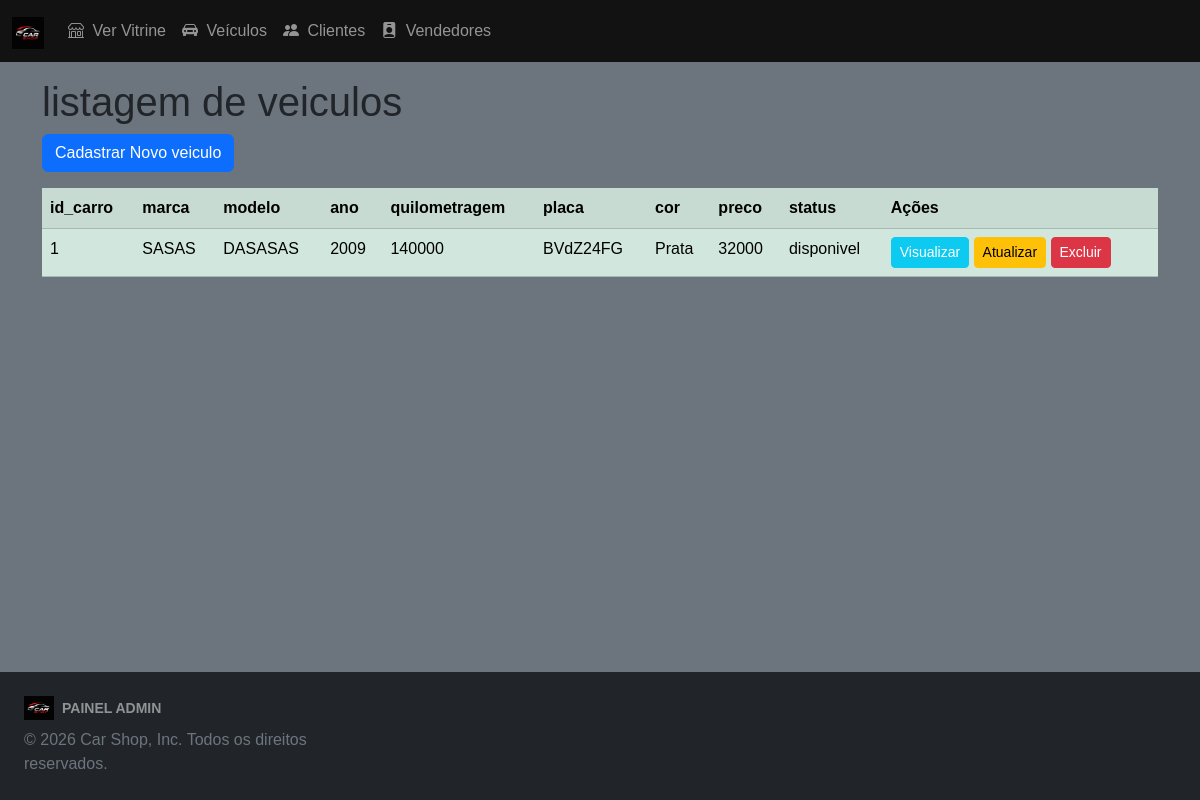
Page /veiculos-listagem.php on the earlier database version.
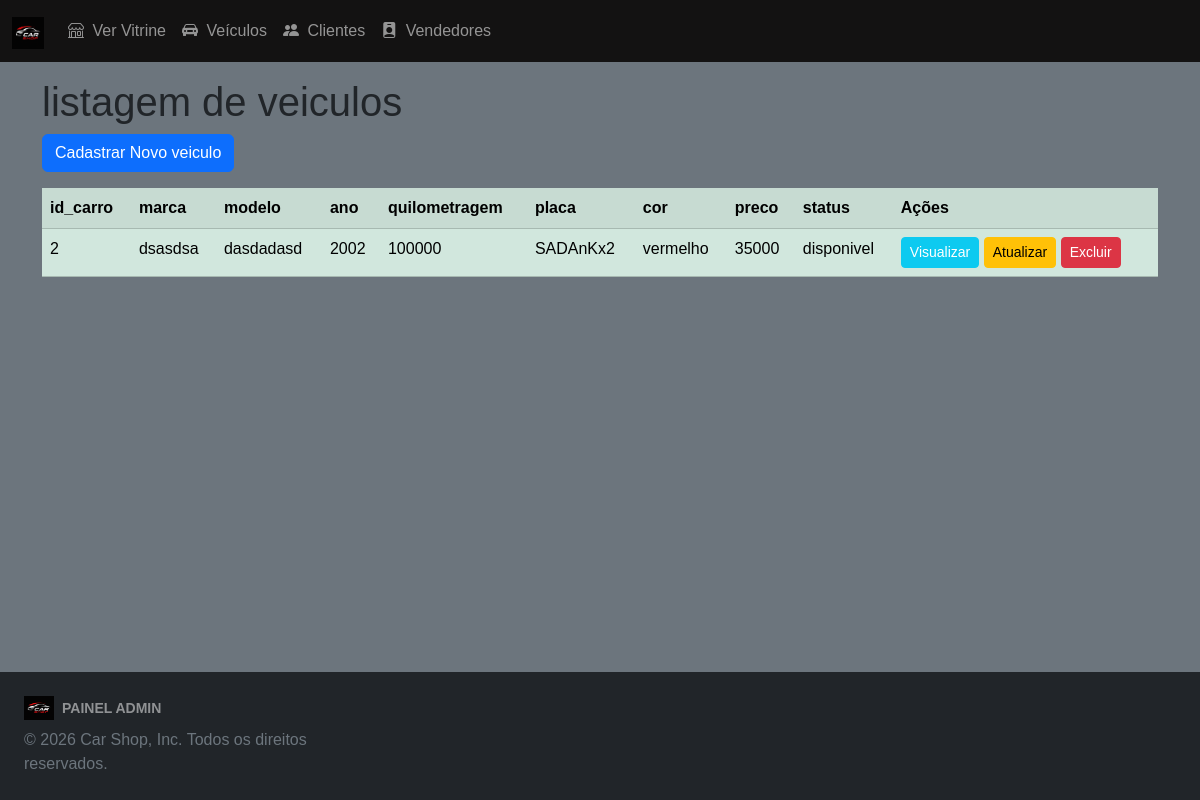
Same page on the later database version.
### tables this page shows
CREATE TABLE `tb_carro` (
  `id_carro` int(11) NOT NULL AUTO_INCREMENT,
  `placa` varchar(10) NOT NULL,
  `modelo` varchar(100) NOT NULL,
  `marca` varchar(100) NOT NULL,
  `ano` int(11) NOT NULL,
  `cor` varchar(30) NOT NULL,
  `quilometragem` decimal(10,0) NOT NULL,
  `foto` varchar(1000) NOT NULL,
  `preco` decimal(10,0) NOT NULL,
  `status` varchar(30) NOT NULL DEFAULT 'disponivel',
  PRIMARY KEY (`id_carro`)
);

### veiculos-listagem.php (the view, shortened to what this page needs)
<?php
include "include/inc-cabecalho.php";
include "include/inc-menu-administrador.php";
?>
<body class="d-flex flex-column min-vh-100 bg-secondary">
    <main class="container pt-3 mb-2">
        <h1>listagem de veiculos</h1>
        <div class="row">
         <div class="col">
            <a href="veiculos-cadastrar.php" class="btn btn-primary mb-3">Cadastrar Novo veiculo</a>
         </div>
        </div>
        <div class="row">
        <div class="col">
        <table class="table table-success table-striped">
            <tr>
            <th>id_carro</th>
            <th>marca</th>
            <th>modelo</th>
            <th>ano</th>
            <th>quilometragem</th>
            <th>placa</th>
            <th>cor</th>
            <th>preco</th>
            <th>status</th>
            <th scope="col">Ações</th>
            </tr>
            <?php
            include "inc-conexao.php";
            $sql = "select * from tb_carro order by id_carro, marca, modelo, ano, quilometragem, placa, foto, cor, preco, status";
            $resultado = mysqli_query($conexao, $sql);
            while($linha_resultado = mysqli_fetch_assoc($resultado)){
                echo "<tr>";
                echo "<td> {$linha_resultado['id_carro']} </td>";
                echo "<td> {$linha_resultado['marca']} </td>";
                echo "<td> {$linha_resultado['modelo']} </td>";
                echo "<td> {$linha_resultado['ano']} </td>";
                echo "<td> {$linha_resultado['quilometragem']} </td>";
                echo "<td> {$linha_resultado['placa']} </td>";
                echo "<td> {$linha_resultado['cor']} </td>";
                echo "<td> {$linha_resultado['preco']} </td>";
                echo "<td> {$linha_resultado['status']} </td>";
                echo "<td>";
                echo " <a href='veiculos-visualizar.php?id_carro={$linha_resultado['id_carro']}' class='btn btn-sm btn-info text-white'>Visualizar</a> ";
                echo " <a href='veiculos-atualizar.php?id_carro={$linha_resultado['id_carro']}' class='btn btn-sm btn-warning'>Atualizar</a> ";
                echo " <a href='veiculos-excluir.php?id_carro={$linha_resultado['id_carro']}' class='btn btn-sm btn-danger'>Excluir</a> ";
                echo "</td>";
                echo "</tr>";
            }
            ?>
                </table>
            </div>
        </div>
    </main>
    <?php include "include/inc-footer-administrador.php"?>
</body>

### include/inc-cabecalho.php (shortened to what this page needs)
<!DOCTYPE html>
<html lang="pt-br">
<head>
  <link href="https://cdn.jsdelivr.net/npm/bootstrap@5.3.8/dist/css/bootstrap.min.css" rel="stylesheet">
  <link rel="stylesheet" href="https://cdn.jsdelivr.net/npm/bootstrap-icons@1.11.3/font/bootstrap-icons.min.css">
  <link rel="stylesheet" href="/css/style.css">
</head>

### include/inc-menu-administrador.php (shortened to what this page needs)
<nav class="navbar navbar-expand-lg navbar-dark" style="background-color: #131212;">
    <div class="container-fluid">
        <a class="navbar-brand" href="/PI-Car-Shop/index.php">
            <img src="/img/img/logo.png" width="32" height="32" class="d-inline-block align-text-top" alt="Logo">
        </a>
        <div class="collapse navbar-collapse" id="navbarNavAltMarkup">
            <div class="navbar-nav me-auto">
                <a class="nav-link" href="index.php">
                    <i class="bi bi-shop me-1"></i> Ver Vitrine
                </a>
                <a class="nav-link" href="veiculos-listagem.php">
                    <i class="bi bi-car-front-fill me-1"></i> Veículos
                </a>
                <a class="nav-link" href="cliente-listagem.php">
                    <i class="bi bi-people-fill me-1"></i> Clientes
                </a>
                <a class="nav-link" href="vendedor-listagem.php">
                    <i class="bi bi-person-badge-fill me-1"></i> Vendedores
                </a>
            </div>
        </div>
    </div>
</nav>

### include/inc-footer-administrador.php
<footer class="bg-dark text-light py-4 mt-auto border-top border-secondary">
  <div class="container-fluid px-4">
    <div class="row g-4 align-items-center">
      <div class="col-12 col-md-4 text-center text-md-start">
        <div class="d-flex align-items-center justify-content-center justify-content-md-start mb-2">
          <img src="/img/img/logo.png" alt="Logo" width="30" height="24" class="me-2">
          <span class="fw-bold tracking-wider text-uppercase small text-white-50">Painel Admin</span>
        </div>
        <p class="mb-0 text-secondary tiny">&copy; 2026 Car Shop, Inc. Todos os direitos reservados.</p>
      </div>
    </div>
  </div>
</footer>

### css/style.css (style rules this page uses)
body { font-family: 'Montserrat', sans-serif; }

Differences in the rows shown:
removed tb_carro: id_carro "1", marca "SASAS", modelo "DASASAS", ano "2009", quilometragem "140000", placa "BVdZ24FG", cor "Prata", preco "32000", status "disponivel"
added tb_carro: id_carro "2", marca "dsasdsa", modelo "dasdadasd", ano "2002", quilometragem "100000", placa "SADAnKx2", cor "vermelho", preco "35000", status "disponivel"
